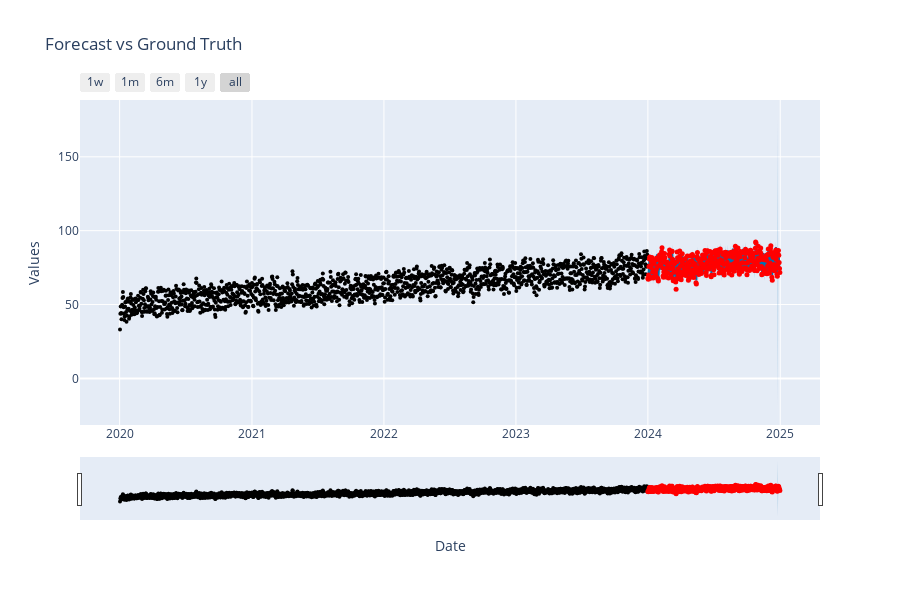

Source (notebook cell):
### Code cell
from prophet.plot import plot_plotly
import plotly.graph_objects as go

# Create Prophet's interactive plot
fig = plot_plotly(model, forecast)

# Add ground truth (actual values)
fig.add_trace(
    go.Scatter(
        x=df_test['ds'],
        y=df_test['y'],
        mode='markers',
        name='Ground Truth',
        marker=dict(color='red', size=5)
    )
)

# Update layout
fig.update_layout(
    title="Forecast vs Ground Truth",
    xaxis_title="Date",
    yaxis_title="Values",
    legend=dict(orientation="h", y=-0.2),
)

# Show the plot
fig.show()

### Figure 1 — Plotly figure (JSON) as saved in the notebook; plotly's stock layout.template omitted (floating-point values rounded to 4 significant figures; data arrays with more than 128 entries replaced by an {"elided": "..."} marker saying what was removed)
{"data": [{"marker": {"color": "black", "size": 4}, "mode": "markers", "name": "Actual", "type": "scatter", "x": {"elided": "1460 str values"}, "y": {"elided": "1460 float values"}}, {"hoverinfo": "skip", "line": {"width": 0}, "mode": "lines", "type": "scatter", "x": {"elided": "366 str values"}, "y": {"elided": "366 float values"}}, {"fill": "tonexty", "fillcolor": "rgba(0, 114, 178, 0.2)", "line": {"color": "#0072B2", "width": 2}, "mode": "lines", "name": "Predicted", "type": "scatter", "x": {"elided": "366 str values"}, "y": {"elided": "366 float values"}}, {"fill": "tonexty", "fillcolor": "rgba(0, 114, 178, 0.2)", "hoverinfo": "skip", "line": {"width": 0}, "mode": "lines", "type": "scatter", "x": {"elided": "366 str values"}, "y": {"elided": "366 float values"}}, {"marker": {"color": "red", "size": 5}, "mode": "markers", "name": "Ground Truth", "type": "scatter", "x": {"elided": "366 str values"}, "y": {"elided": "366 float values"}}], "layout": {"height": 600, "legend": {"orientation": "h", "y": -0.2}, "showlegend": false, "title": {"text": "Forecast vs Ground Truth"}, "width": 900, "xaxis": {"rangeselector": {"buttons": [{"count": 7, "label": "1w", "step": "day", "stepmode": "backward"}, {"count": 1, "label": "1m", "step": "month", "stepmode": "backward"}, {"count": 6, "label": "6m", "step": "month", "stepmode": "backward"}, {"count": 1, "label": "1y", "step": "year", "stepmode": "backward"}, {"step": "all"}]}, "rangeslider": {"visible": true}, "title": {"text": "Date"}, "type": "date"}, "yaxis": {"title": {"text": "Values"}}}}
